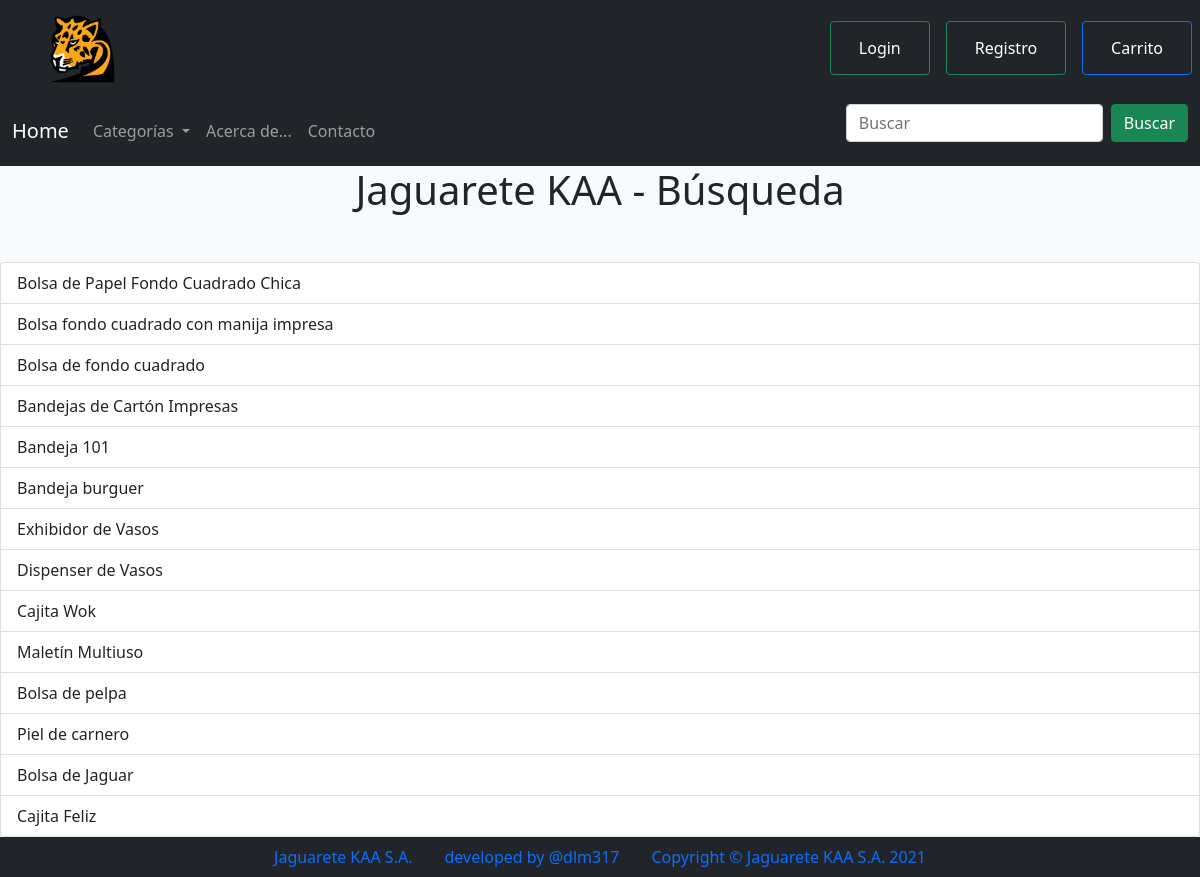
The page /resultado_busqueda_categoria/ on the database as committed earlier.
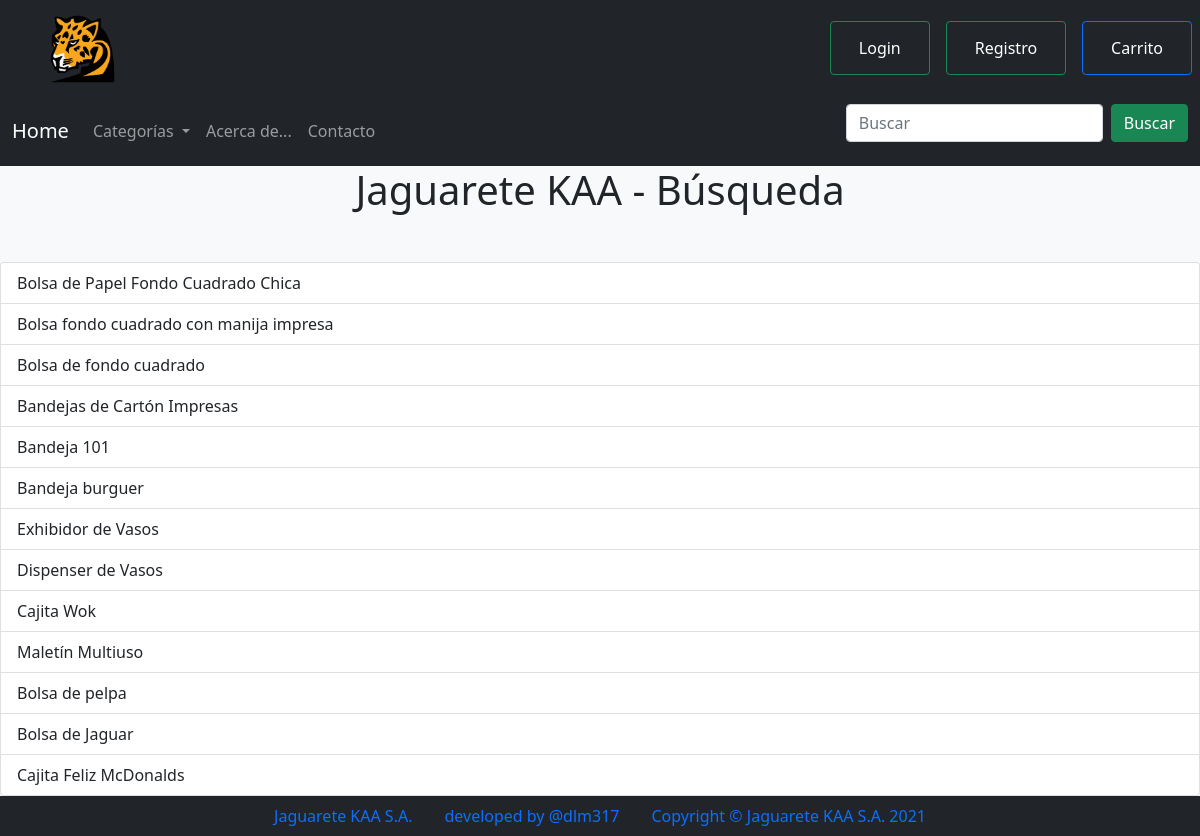
The same page on the database as committed later.
### jaguarete01/models.py (models this page shows, shortened)
class Producto(models.Model):
    class Meta:
        permissions = (("can_add_productos", "Can add productos"),)
    titulo = models.CharField(max_length=100, unique=True)
    categoria_base = models.ForeignKey(Categoria, on_delete=models.CASCADE)
    detalle = models.CharField(max_length=1000, default='N/A')
    precio = models.FloatField()
    imagen = models.ImageField(upload_to='uploaded_images')
    fecha_creacion = models.DateTimeField(auto_now=True)

### jaguarete01/views.py (the view)
# urls.py: path('resultado_busqueda_categoria/', views.ResultadoBusquedaCategoria.as_view(), name='resultado_busqueda_categoria'),
class ResultadoBusquedaCategoria(ListView):
    model = Producto
    template_name = 'resultado_busqueda_categoria.html'
    def get_queryset(self):
        query = self.request.GET.get('q')
        print(query)
        if query:
            queryset = Producto.objects.filter(Q(categoria_base__descripcion__icontains=query))
            print(queryset)
        else:
            queryset = Producto.objects.all()
        return queryset

### jaguarete01/models.py (called while the page is built)
    def __str__(self):
        return self.descripcion

### jaguarete01/templatetags/categorias.py (called while the page is built)
@register.inclusion_tag('categorias.html')
def mostrar_categorias():
    return {'categorias': Categoria.objects.all()}

### jaguarete01/templates/resultado_busqueda_categoria.html (shortened to what this page needs)
{% extends "template.html" %}
{% load categorias %}
{% load static %}  {% block body %}
<h1 class="text-center mb-5">Jaguarete KAA - Búsqueda</h1>
<div class="list-group mt-3">
  {% for producto in object_list %}
  <a href="{% url 'jaguarete01:producto' pk=producto.id%}" class="list-group-item list-group-item-action">
    {{ producto.titulo}}
  </a>
  {% empty %}
  <p class="text-center">
    Perdona, no encontramos lo que buscabas, puedes probar de nuevo si lo deseas.
</p>
  {% endfor %}
</div>
{% endblock %}

Rows that differ between the two databases and show on the page:
removed Producto: titulo "Piel de carnero"
changed Producto: titulo "Cajita Feliz" → "Cajita Feliz McDonalds"
